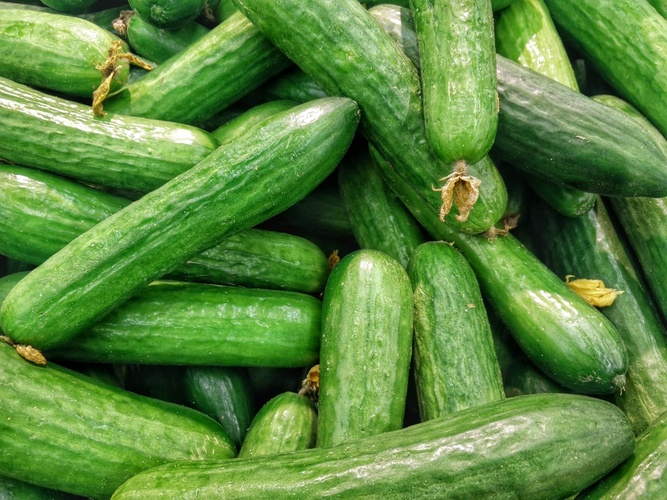
#> input picture tests/test3.jpeg, 667 x 500 px, shrunk from 1080 x 810 before the run
$ jupyter execute --allow-errors cumber_tests.ipynb   (older library calls are emulated)
#> lines starting #> are read from the running program, lines starting #| are printed output that depends on the picture; after the words box and inside, x2 and y2 are one past the last pixel; in counts of white or black regions, pixels touching at a corner belong together
[cell 1]
import cv2
import numpy as np

[cell 2]
img = cv2.imread('test3.jpeg')
#> img is the input picture: shape (500, 667, 3); mean B, G, R 63, 135.1, 91.9
res = img.copy()
hsv = cv2.cvtColor(img, cv2.COLOR_BGR2HSV)
#> hsv: shape (500, 667, 3); mean H, S, V 49.5, 149.4, 135.4

[cell 3]
lower_green = np.array([25,50,50])
upper_green = np.array([80,255,255]) # took too damn long to find these values
mask = cv2.inRange(hsv, lower_green, upper_green)
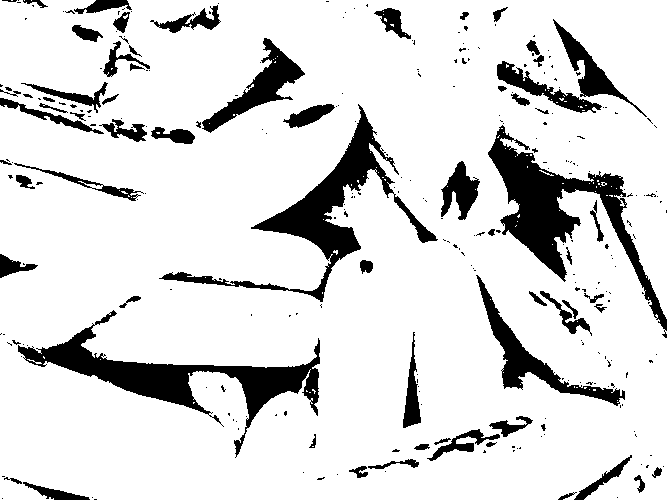
#> mask: shape (500, 667); 86% white; 289 black regions (222 under 20 px), largest, box (x1, y1, x2, y2) and area: (488, 125, 667, 338) 8425, (18, 310, 320, 458) 8296, (159, 104, 438, 302) 7450

[cell 4]
x_dim, y_dim = mask.shape
#> x_dim = 500; y_dim = 667
cumbered = np.argwhere(mask>0) # flatten and return array where mask is true
#> cumbered = 286919 pairs, first value 0 to 499, second value 0 to 666
# randomized = np.random.choice((mask>0).flatten(), len(mask>0)*2//10)

[cell 5]
# res[mask>0]=(0,0,0)

[cell 6]
mask = mask/255
mask = mask.astype(np.bool)
# res[:,:,:3][mask] = [0, 0, 0]
hmm = np.argwhere(mask)
#> hmm has the same summary as cumbered
hmm[len(hmm)*5//10]
#> Out = [257, 207]

[cell 7]
h = cv2.rectangle(res, (hmm[0][1], hmm[0][0]), (hmm[len(hmm)*5//10][1], hmm[len(hmm)*5//10][0]), (0,0,0), -1)
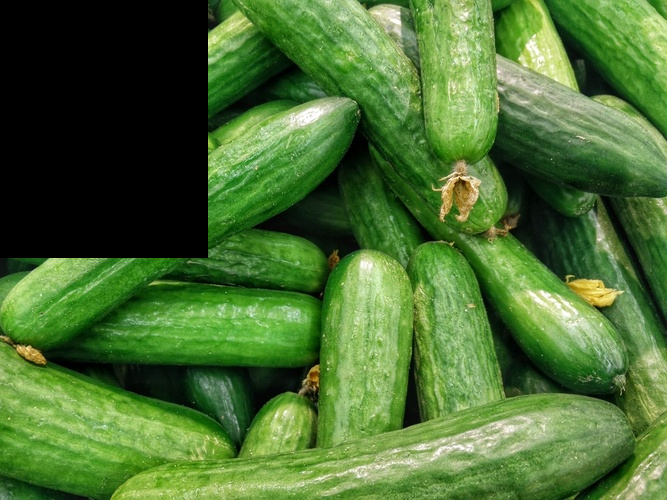
#> h: shape (500, 667, 3); mean B, G, R 50.5, 110.3, 74.4

[cell 8]
cv2.imshow('image', img)
cv2.imshow('Result', res)
cv2.waitKey(0)
cv2.destroyAllWindows()

[cell 9]
import cv2
import matplotlib.pyplot as plt
import cvlib as cv
from cvlib.object_detection import draw_bbox

[cell 10]
im = cv2.imread('test3.jpeg')
#> (the rest of this cell did not finish here and is left out)

bruh i cant find any cucumber image detection datasets...........

[cell 11]
import cv2
import numpy as np

[cell 12]
def viewImage(image):
    cv2.namedWindow('Display', cv2.WINDOW_NORMAL)
    cv2.imshow('Display', image)
    cv2.waitKey(0)
    cv2.destroyAllWindows()

[cell 13]
image = cv2.imread('test1.jpeg')
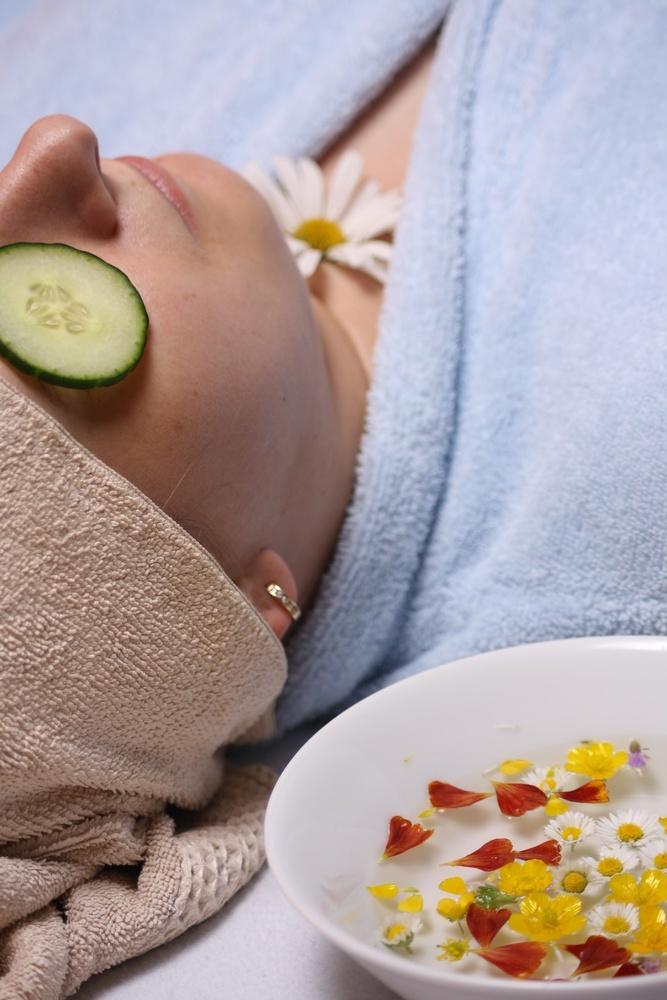
#> input picture tests/test1.jpeg, 667 x 1000 px, shrunk from 1080 x 1620 before the run
#> image is the input picture: shape (1000, 667, 3); mean B, G, R 157.2, 158, 172.2
hsv_img = cv2.cvtColor(image, cv2.COLOR_BGR2HSV)
#> hsv_img: shape (1000, 667, 3); mean H, S, V 67.1, 61.1, 184.3

[cell 14]
green_low = np.array([45 , 100, 50])
green_high = np.array([95, 255, 255])
curr_mask = cv2.inRange(hsv_img, green_low, green_high)
#> curr_mask: shape (1000, 667); every value is 0
hsv_img[curr_mask > 0] = ([0,0,255])
viewImage(hsv_img)

[cell 15]
## converting the HSV image to Gray inorder to be able to apply
## contouring
RGB_again = cv2.cvtColor(hsv_img, cv2.COLOR_HSV2RGB)
gray = cv2.cvtColor(RGB_again, cv2.COLOR_RGB2GRAY)
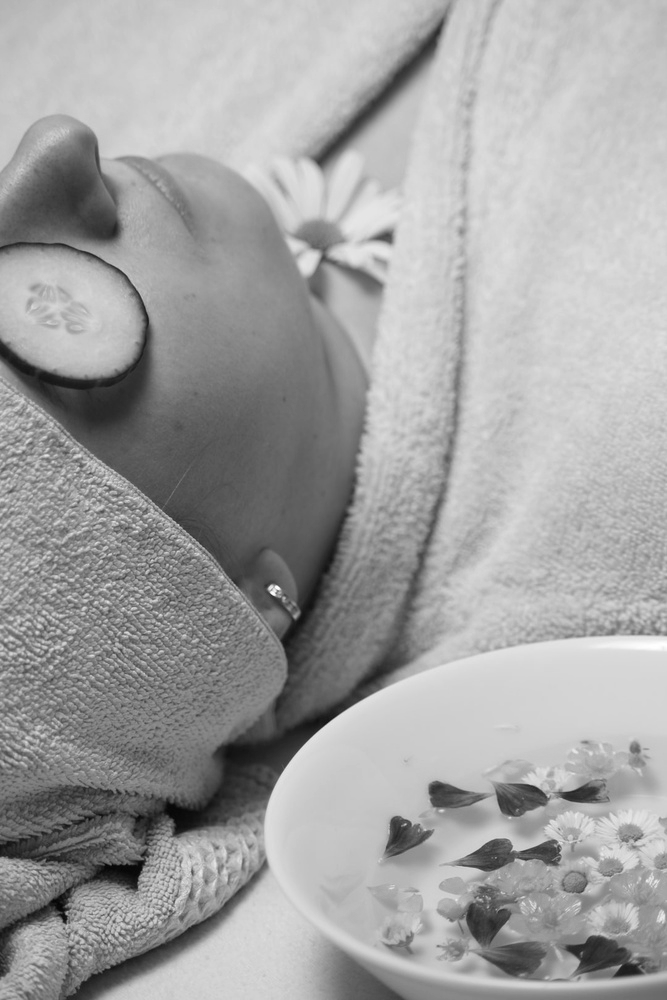
#> gray: shape (1000, 667); min 4, max 255, mean 161.8
viewImage(gray) ## 3

[cell 16]
ret, threshold = cv2.threshold(gray, 90, 255, 0)
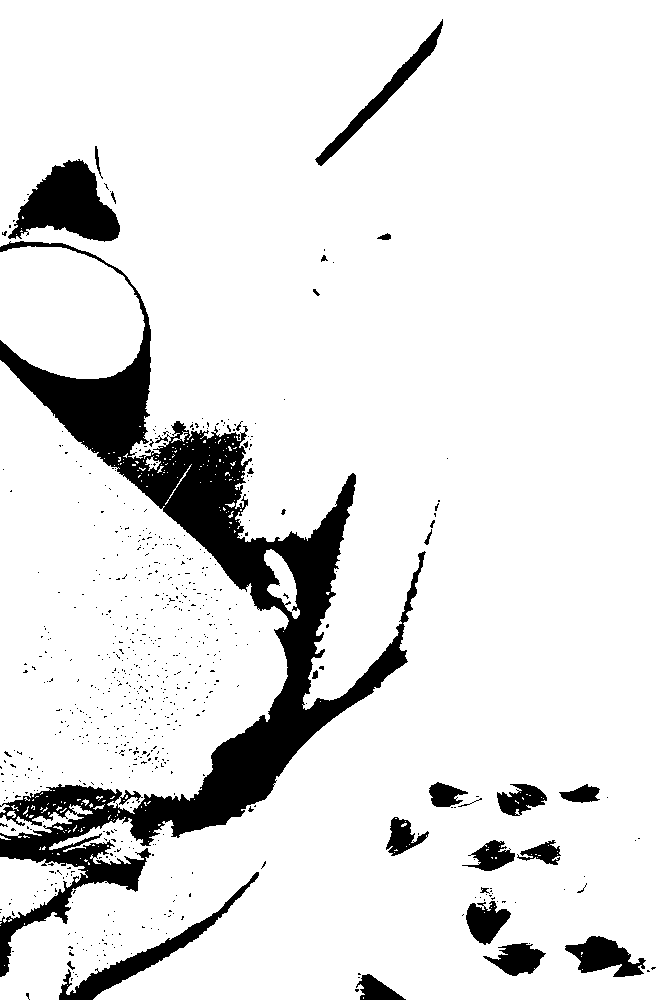
#> threshold: shape (1000, 667); 89.2% white; 691 black regions (663 under 20 px), largest, box (x1, y1, x2, y2) and area: (0, 241, 426, 977) 50704, (8, 159, 120, 242) 5195, (59, 872, 259, 1000) 3024
viewImage(threshold) ## 4
